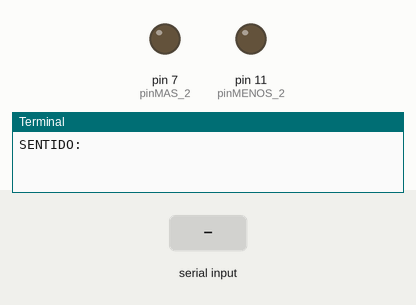
A program run on a simulated Raspberry Pi (header pin numbers). On the bench: output pins drawn as LEDs (lit = HIGH), the last lines printed to the terminal. The test bench sets the inputs (shaded band).

Above: at 1.2 s.
1.3 s: "cw" typed at the terminal
At 2.4 s:
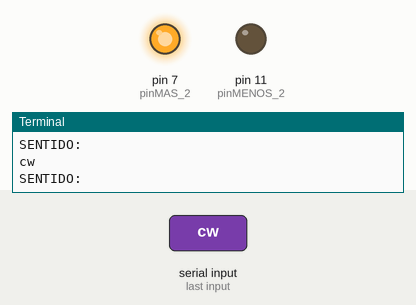
2.8 s: "ccw" typed at the terminal
At 3.5 s:
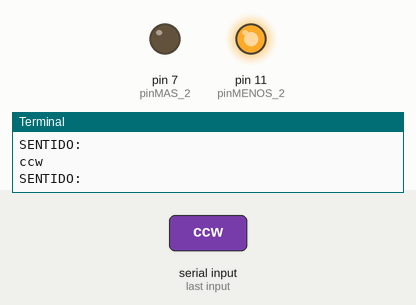
4.3 s: "n" typed at the terminal
At 4.7 s:
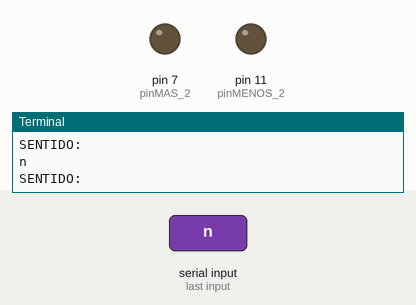
Timing chart, 0 to 7.3 s (numbered marks = the images above; inputs shaded):
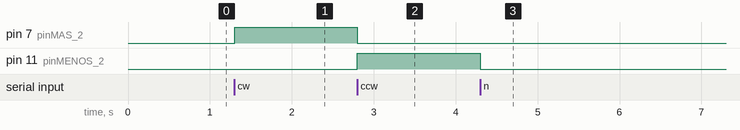

The program:

motor2.py
```python
import RPi.GPIO as GPIO
import time

GPIO.setwarnings(False)
GPIO.setmode(GPIO.BOARD)

#Asignacion Pines

pinMAS_2 = 7
pinMENOS_2 = 11


GPIO.setup(pinMAS_2,GPIO.OUT)
GPIO.setup(pinMENOS_2,GPIO.OUT)

try:
	GPIO.output(pinMAS_2,GPIO.LOW)
	GPIO.output(pinMENOS_2,GPIO.LOW)

	while True:
		sent = str(raw_input("SENTIDO:"))
		if sent == "cw":
			GPIO.output(pinMAS_2,GPIO.HIGH)
			GPIO.output(pinMENOS_2,GPIO.LOW)
		elif sent == "ccw":
			GPIO.output(pinMAS_2,GPIO.LOW)
			GPIO.output(pinMENOS_2,GPIO.HIGH)
		elif sent == "n":
			GPIO.output(pinMAS_2,GPIO.LOW)
			GPIO.output(pinMENOS_2,GPIO.LOW)


except KeyboardInterrupt:
	GPIO.output(pinMAS_2,GPIO.LOW)
	GPIO.output(pinMENOS_2,GPIO.LOW)
	GPIO.cleanup()
```

Measured:
- after the input at 1.3 s, pin 7 (pinMAS_2): LOW → HIGH at once
- after the input at 2.8 s, pin 7 (pinMAS_2): HIGH → LOW at once; pin 11 (pinMENOS_2): LOW → HIGH at once
- after the input at 4.3 s, pin 11 (pinMENOS_2): HIGH → LOW at once
